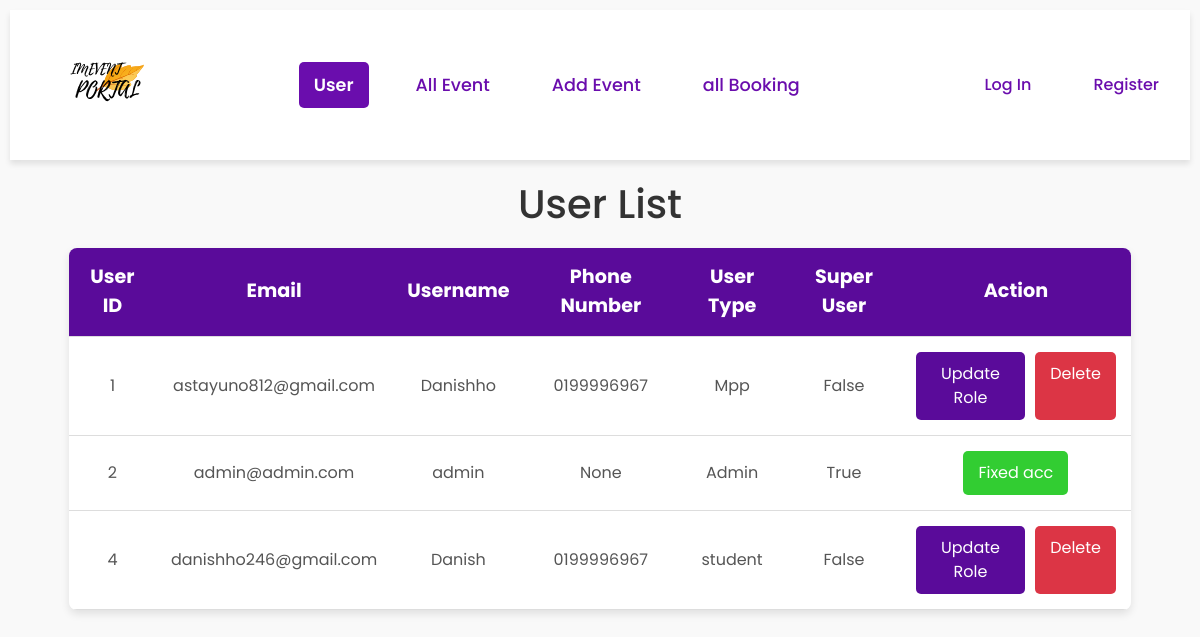
Page /adminpage/ on the committed database.
### Event/models.py (models this page shows, shortened)
class CustomUser(AbstractUser):
    email = models.EmailField(unique=True)
    user_type = models.CharField(max_length=10, choices=USER_TYPE_CHOICES, default='student')
    phone_number = models.CharField(max_length=15, null=True, blank=True)

### Event/views.py (the view)
# urls.py: path('adminpage/', views.adminpage, name='adminpage'),
def adminpage(request):
    user = CustomUser.objects.all()
    return render(request, 'adminpage.html', {'users': user})

### Event/templates/adminpage.html (shortened to what this page needs)
{% extends 'adminbase.html' %}
{% load static %}
{% block extra_head %}
    <link rel="stylesheet" href="https://cdn.jsdelivr.net/npm/bootstrap@4.0.0/dist/css/bootstrap.min.css">
    <link rel="stylesheet" href="{% static 'css/adminpage.css' %}">
{% endblock %}
{% block content %}
    <center><h1>User List</h1></center>
    <div class="event-table-container">
        <table class="event-table">
            <thead>
                <tr>
                    <th>User ID</th>
                    <th>Email</th>
                    <th>Username</th>
                    <th>Phone Number</th>
                    <th>User Type</th>
                    <th>Super User</th>
                    <th>Action</th>
                </tr>
            </thead>
            <tbody>
                {% for user in users %}
                    <tr>
                        <td>{{ user.id }}</td>
                        <td>{{ user.email }}</td>
                        <td>{{ user.username }}</td>
                        <td>{{ user.phone_number }}</td>
                        <td>{{ user.user_type }}</td>
                        <td>{{ user.is_superuser }}</td>
                        <td>
                            <div class="action-container">
                                {% if user.email == 'admin@admin.com' %}
                                    <button class="action-btn fixed">Fixed acc</button>
                                {% else %}
                                    <a href="{% url 'update_user' user.id %}">
                                        <button class="action-btn update">Update Role</button>
                                    </a>
                                    <button class="action-btn delete btn btn-danger" data-toggle="modal" data-target="#deleteModal" data-user-id="{{ user.id }}">
                                        Delete
                                    </button>
                                {% endif %}
                            </div>
                        </td>
                    </tr>
                {% endfor %}
            </tbody>
        </table>
    </div>
{% endblock %}

### Event/static/css/adminpage.css (style rules this page uses)
body { font-family: 'Arial', sans-serif; background-color: #f9f9f9; margin: 0; padding: 0; }
h1 { font-size: 2.5em; color: #333; margin-top: 20px; margin-bottom: 20px; }
.event-table-container { width: 90%; margin: 20px auto; box-shadow: 0 4px 8px rgba(0, 0, 0, 0.1); border-radius: 8px; overflow: hidden; }
.event-table { width: 100%; border-collapse: collapse; background-color: #fff; }
.event-table th, .event-table td { padding: 15px; text-align: center; border-bottom: 1px solid #ddd; }
.event-table th { background-color: #5a0b9a; color: white; font-size: 1.2em; }
.event-table td { font-size: 1em; color: #555; vertical-align: middle; }
.action-container { display: flex; justify-content: center; gap: 10px; }
.action-btn { display: inline-flex; padding: 10px 15px; border: none; border-radius: 5px; cursor: pointer; transition: background-color 0.3s ease; }
.action-btn.update { background-color: #5a0b9a; color: white; }
.action-btn.delete { background-color: #dc3545; color: white; }
.action-btn.fixed { background-color: limegreen; color: white; }

### Event/templates/adminbase.html (style rules this page uses)
body { font-family: 'Poppins', sans-serif; margin: 10px; padding: 0; }

### rows in the picture
CustomUser: id "1", email "astayuno812@gmail.com", username "Danishho", phone_number "0199996967", user_type "Mpp", is_superuser "False"
CustomUser: id "2", email "admin@admin.com", username "admin", phone_number "None", user_type "Admin", is_superuser "True", shows "Fixed acc"
CustomUser: id "4", email "danishho246@gmail.com", username "Danish", phone_number "0199996967", user_type "student", is_superuser "False"
